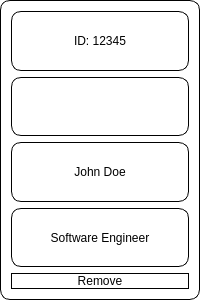
<?xml version="1.0" encoding="UTF-8"?>
<ui version="4.0">
 <class>EmployeeCard</class>
 <widget class="QWidget" name="EmployeeCard">
  <property name="geometry">
   <rect>
    <x>0</x>
    <y>0</y>
    <width>200</width>
    <height>300</height>
   </rect>
  </property>
  <property name="styleSheet">
   <string notr="true">QWidget {
    border: 1px solid black;
    border-radius: 10px;
    background-color: white;
   }</string>
  </property>
  <layout class="QVBoxLayout" name="verticalLayout">
   <item>
    <widget class="QLabel" name="label_id">
     <property name="alignment">
      <set>Qt::AlignCenter</set>
     </property>
     <property name="text">
      <string>ID: 12345</string>
     </property>
    </widget>
   </item>
   <item>
    <widget class="QLabel" name="label_picture">
     <property name="alignment">
      <set>Qt::AlignCenter</set>
     </property>
     <property name="pixmap">
      <pixmap>:/path/to/picture.png</pixmap>
     </property>
    </widget>
   </item>
   <item>
    <widget class="QLabel" name="label_name">
     <property name="alignment">
      <set>Qt::AlignCenter</set>
     </property>
     <property name="text">
      <string>John Doe</string>
     </property>
    </widget>
   </item>
   <item>
    <widget class="QLabel" name="label_position">
     <property name="alignment">
      <set>Qt::AlignCenter</set>
     </property>
     <property name="text">
      <string>Software Engineer</string>
     </property>
    </widget>
   </item>
   <item>
    <widget class="QPushButton" name="button_remove">
     <property name="text">
      <string>Remove</string>
     </property>
     <property name="visible">
      <bool>false</bool>
     </property>
    </widget>
   </item>
  </layout>
 </widget>
 <resources/>
 <connections/>
</ui>
